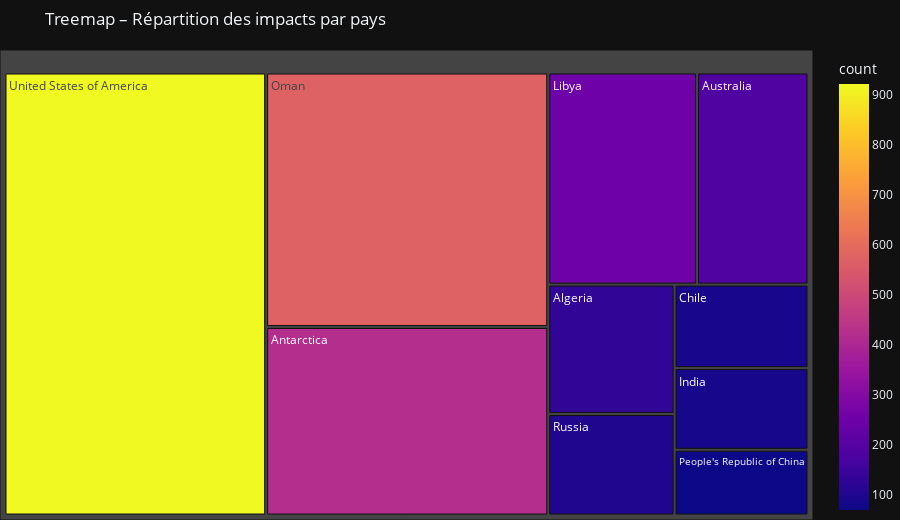
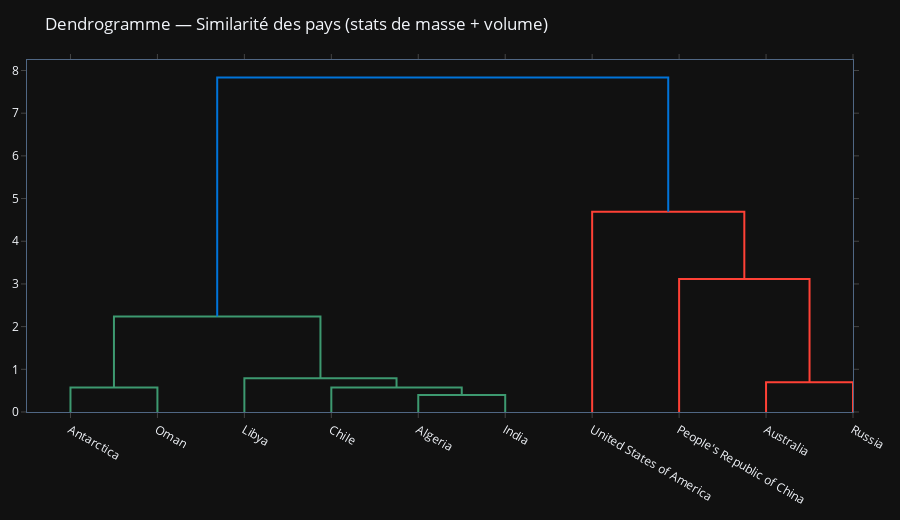
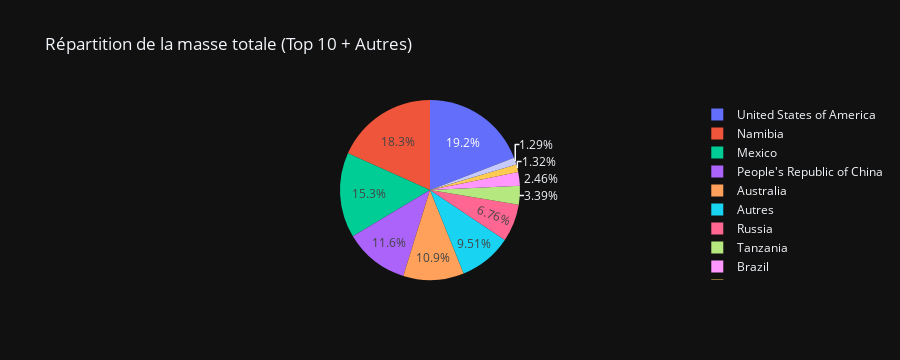
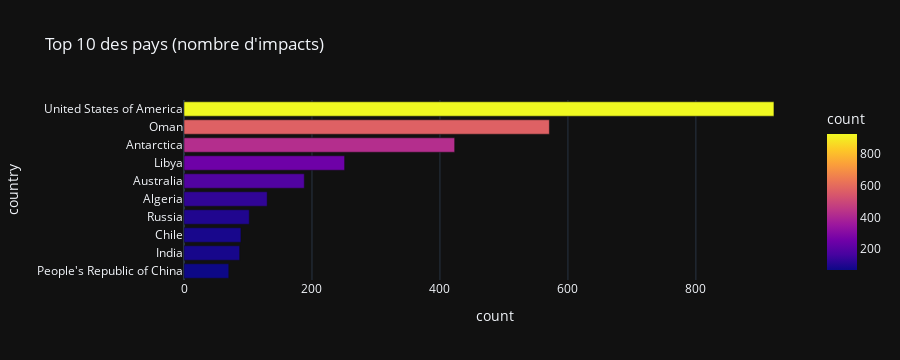

Notebook cell for these charts, in order:
### Code cell
display(ui, out)

on_change()

### Figure 1 — Plotly figure (JSON) as saved in the notebook; plotly's stock layout.template omitted (floating-point values rounded to 4 significant figures)
{"data": [{"branchvalues": "total", "customdata": [[130.0], [423.0], [188.0], [89.0], [87.0], [251.0], [571.0], [70.0], [102.0], [922.0]], "domain": {"x": [0, 1], "y": [0, 1]}, "hovertemplate": "labels=%{label}<br>count_sum=%{value}<br>parent=%{parent}<br>id=%{id}<br>count=%{color}<extra></extra>", "ids": ["Algeria", "Antarctica", "Australia", "Chile", "India", "Libya", "Oman", "People's Republic of China", "Russia", "United States of America"], "labels": ["Algeria", "Antarctica", "Australia", "Chile", "India", "Libya", "Oman", "People's Republic of China", "Russia", "United States of America"], "marker": {"coloraxis": "coloraxis", "colors": [130.0, 423.0, 188.0, 89.0, 87.0, 251.0, 571.0, 70.0, 102.0, 922.0]}, "name": "", "parents": ["", "", "", "", "", "", "", "", "", ""], "type": "treemap", "values": [130.0, 423.0, 188.0, 89.0, 87.0, 251.0, 571.0, 70.0, 102.0, 922.0]}], "layout": {"coloraxis": {"colorbar": {"title": {"text": "count"}}, "colorscale": [[0, "#0d0887"], [0.1111, "#46039f"], [0.2222, "#7201a8"], [0.3333, "#9c179e"], [0.4444, "#bd3786"], [0.5556, "#d8576b"], [0.6667, "#ed7953"], [0.7778, "#fb9f3a"], [0.8889, "#fdca26"], [1, "#f0f921"]]}, "height": 520, "legend": {"tracegroupgap": 0}, "margin": {"b": 0, "l": 0, "r": 0, "t": 50}, "title": {"text": "Treemap – Répartition des impacts par pays"}}}

### Figure 2 — Plotly figure (JSON) as saved in the notebook; plotly's stock layout.template omitted (floating-point values rounded to 4 significant figures)
{"data": [{"hoverinfo": "text", "marker": {"color": "rgb(61,153,112)"}, "mode": "lines", "type": "scatter", "x": [5.0, 5.0, 15.0, 15.0], "xaxis": "x", "y": [0.0, 0.573, 0.573, 0.0], "yaxis": "y"}, {"hoverinfo": "text", "marker": {"color": "rgb(61,153,112)"}, "mode": "lines", "type": "scatter", "x": [45.0, 45.0, 55.0, 55.0], "xaxis": "x", "y": [0.0, 0.3988, 0.3988, 0.0], "yaxis": "y"}, {"hoverinfo": "text", "marker": {"color": "rgb(61,153,112)"}, "mode": "lines", "type": "scatter", "x": [35.0, 35.0, 50.0, 50.0], "xaxis": "x", "y": [0.0, 0.5734, 0.5734, 0.3988], "yaxis": "y"}, {"hoverinfo": "text", "marker": {"color": "rgb(61,153,112)"}, "mode": "lines", "type": "scatter", "x": [25.0, 25.0, 42.5, 42.5], "xaxis": "x", "y": [0.0, 0.7919, 0.7919, 0.5734], "yaxis": "y"}, {"hoverinfo": "text", "marker": {"color": "rgb(61,153,112)"}, "mode": "lines", "type": "scatter", "x": [10.0, 10.0, 33.75, 33.75], "xaxis": "x", "y": [0.573, 2.236, 2.236, 0.7919], "yaxis": "y"}, {"hoverinfo": "text", "marker": {"color": "rgb(255,65,54)"}, "mode": "lines", "type": "scatter", "x": [85.0, 85.0, 95.0, 95.0], "xaxis": "x", "y": [0.0, 0.6988, 0.6988, 0.0], "yaxis": "y"}, {"hoverinfo": "text", "marker": {"color": "rgb(255,65,54)"}, "mode": "lines", "type": "scatter", "x": [75.0, 75.0, 90.0, 90.0], "xaxis": "x", "y": [0.0, 3.118, 3.118, 0.6988], "yaxis": "y"}, {"hoverinfo": "text", "marker": {"color": "rgb(255,65,54)"}, "mode": "lines", "type": "scatter", "x": [65.0, 65.0, 82.5, 82.5], "xaxis": "x", "y": [0.0, 4.689, 4.689, 3.118], "yaxis": "y"}, {"hoverinfo": "text", "marker": {"color": "rgb(0,116,217)"}, "mode": "lines", "type": "scatter", "x": [21.88, 21.88, 73.75, 73.75], "xaxis": "x", "y": [2.236, 7.834, 7.834, 4.689], "yaxis": "y"}], "layout": {"autosize": false, "height": 520, "hovermode": "closest", "margin": {"b": 20, "l": 20, "r": 20, "t": 60}, "showlegend": false, "title": {"text": "Dendrogramme — Similarité des pays (stats de masse + volume)"}, "width": null, "xaxis": {"mirror": "allticks", "rangemode": "tozero", "showgrid": false, "showline": true, "showticklabels": true, "tickmode": "array", "ticks": "outside", "ticktext": ["Antarctica", "Oman", "Libya", "Chile", "Algeria", "India", "United States of America", "People's Republic of China", "Australia", "Russia"], "tickvals": [5, 15, 25, 35, 45, 55, 65, 75, 85, 95], "type": "linear", "zeroline": false}, "yaxis": {"mirror": "allticks", "rangemode": "tozero", "showgrid": false, "showline": true, "showticklabels": true, "ticks": "outside", "type": "linear", "zeroline": false}}}

### Figure 3 — Plotly figure (JSON) as saved in the notebook; plotly's stock layout.template omitted (floating-point values rounded to 4 significant figures)
{"data": [{"domain": {"x": [0, 1], "y": [0, 1]}, "hovertemplate": "country=%{label}<br>mass_sum=%{value}<extra></extra>", "labels": ["United States of America", "Namibia", "Mexico", "People's Republic of China", "Australia", "Russia", "Tanzania", "Brazil", "Chile", "Oman", "Autres"], "legendgroup": "", "name": "", "showlegend": true, "type": "pie", "values": [90470000.0, 86320000.0, 72360000.0, 54740000.0, 51480000.0, 31920000.0, 16010000.0, 11590000.0, 6253000.0, 6081000.0, 44910000.0]}], "layout": {"height": 360, "legend": {"tracegroupgap": 0}, "title": {"text": "Répartition de la masse totale (Top 10 + Autres)"}}}

### Figure 4 — Plotly figure (JSON) as saved in the notebook; plotly's stock layout.template omitted (floating-point values rounded to 4 significant figures)
{"data": [{"hovertemplate": "count=%{marker.color}<br>country=%{y}<extra></extra>", "legendgroup": "", "marker": {"color": [922, 571, 423, 251, 188, 130, 102, 89, 87, 70], "coloraxis": "coloraxis", "pattern": {"shape": ""}}, "name": "", "orientation": "h", "showlegend": false, "textposition": "auto", "type": "bar", "x": [922, 571, 423, 251, 188, 130, 102, 89, 87, 70], "xaxis": "x", "y": ["United States of America", "Oman", "Antarctica", "Libya", "Australia", "Algeria", "Russia", "Chile", "India", "People's Republic of China"], "yaxis": "y"}], "layout": {"barmode": "relative", "coloraxis": {"colorbar": {"title": {"text": "count"}}, "colorscale": [[0, "#0d0887"], [0.1111, "#46039f"], [0.2222, "#7201a8"], [0.3333, "#9c179e"], [0.4444, "#bd3786"], [0.5556, "#d8576b"], [0.6667, "#ed7953"], [0.7778, "#fb9f3a"], [0.8889, "#fdca26"], [1, "#f0f921"]]}, "height": 360, "legend": {"tracegroupgap": 0}, "title": {"text": "Top 10 des pays (nombre d'impacts)"}, "xaxis": {"anchor": "y", "domain": [0, 1], "title": {"text": "count"}}, "yaxis": {"anchor": "x", "categoryorder": "total ascending", "domain": [0, 1], "title": {"text": "country"}}}}
